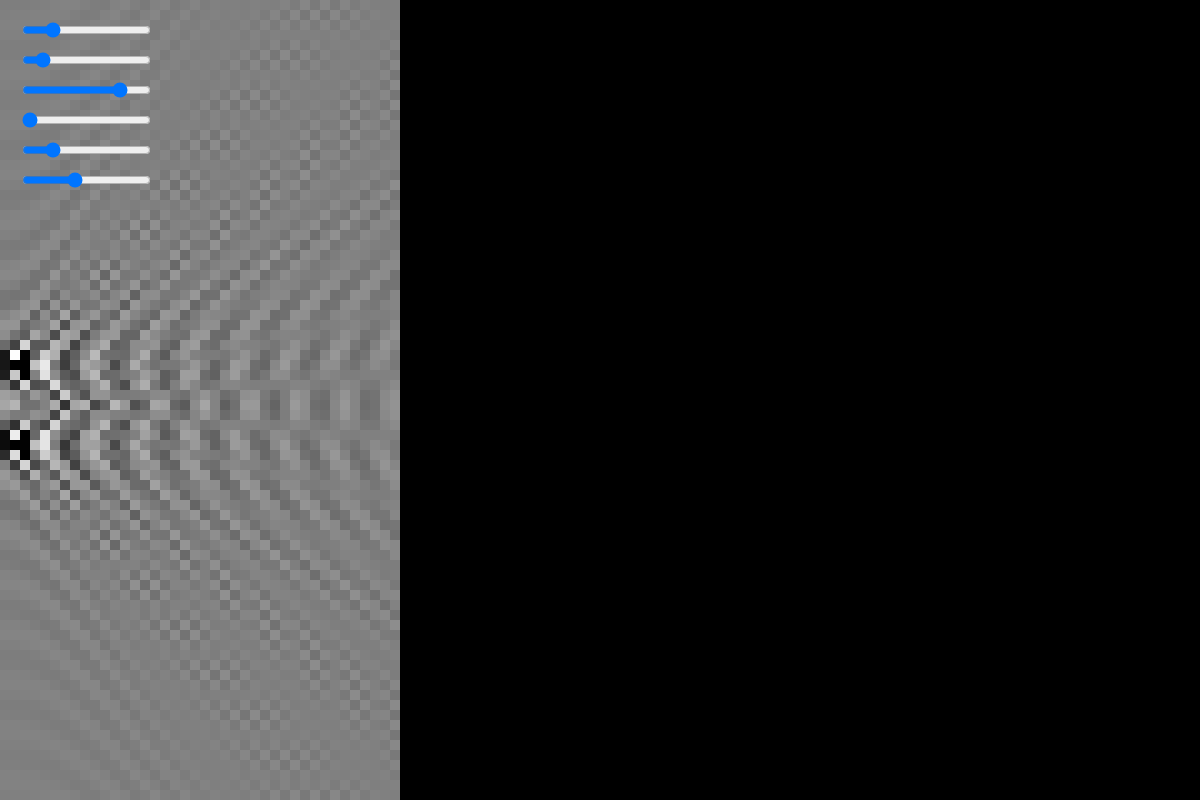
Frame 1 (no input)
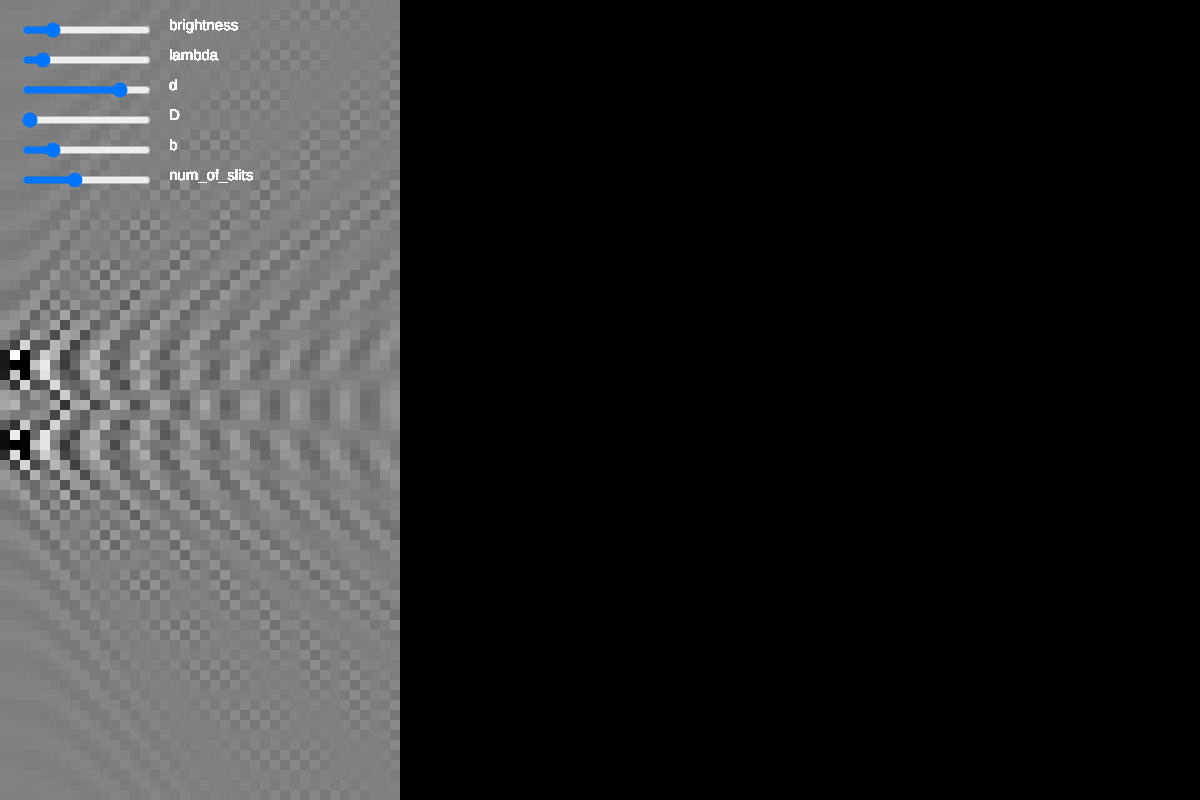
Frame 60 (no input)
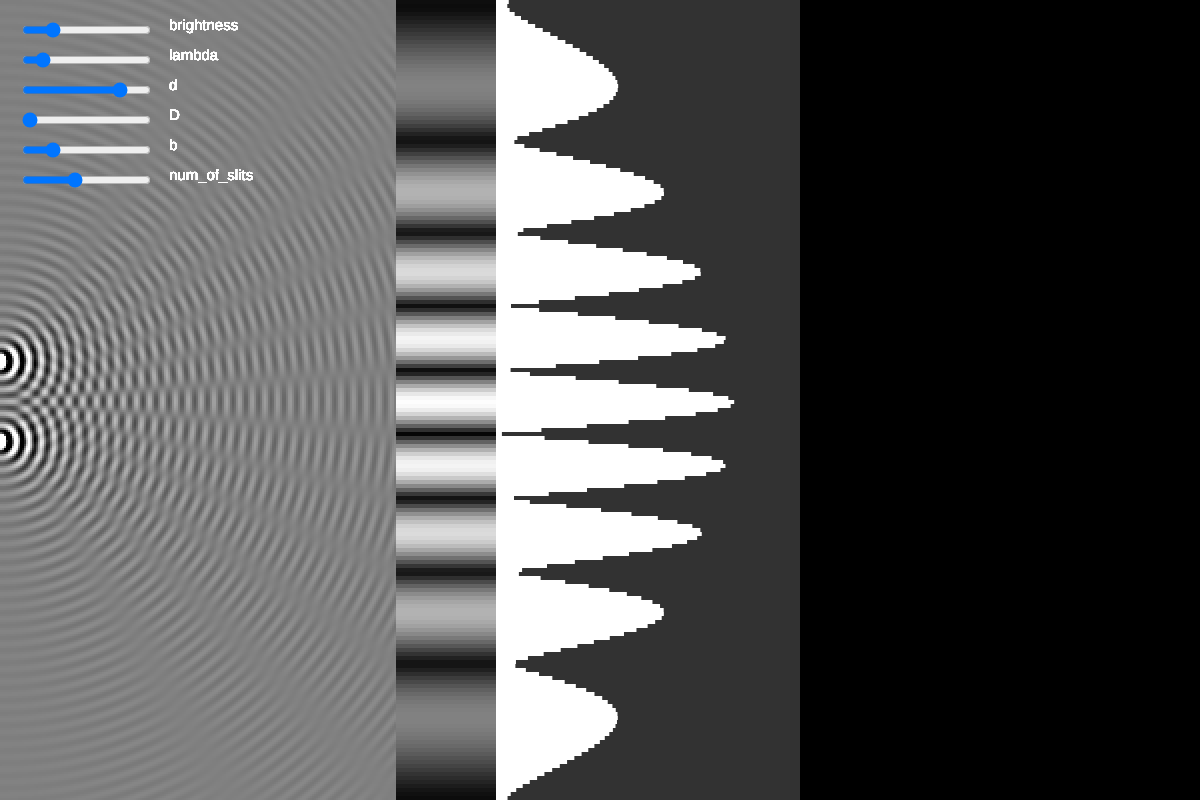
Frame 120 (the mouse pressed at the canvas centre since frame 60)

The p5.js sketch that drew these frames (run headless with seeded random() and noise() and a simulated clock; from frame 60 on, the mouse is pressed at the canvas centre):

// p5.js sketch
// ── sketch.js
let a, b, c, d, e;

let CANVAS_X = 400;
const CANVAS_Y = 800;
const SCREEN_WIDTH = 400;
let PIXEL_SIZE = 20;

let BRIGHTNESS = 255, wavelength;

const OFFSET = 128;

var canvas = [];
var canvasScreen = [];

let xV = 0;
let yV = CANVAS_Y / 2;

let sliders = [
    {
        "label": "brightness",
        "minVal": 0,
        "maxVal": 2000,
        "defVal": 400,
    },
    {
        "label": "lambda",
        "minVal": 1,
        "maxVal": 10,
        "defVal": 2,
    },
    {
        "label": "d",
        "minVal": 0,
        "maxVal": 100,
        "defVal": 80,
    },
    {
        "label": "D",
        "minVal": 20,
        "maxVal": 40,
        "defVal": 20,
    },
    {
        "label": "b",
        "minVal": 0,
        "maxVal": 50,
        "defVal": 10,
    },
    {
        "label": "num_of_slits",
        "minVal": 0,
        "maxVal": 5,
        "defVal": 2,
    },
];

function slidersInit() {
    for (let i = 0; i < sliders.length; i++) {
        let s = sliders[i];
        s.slider = createSlider(s.minVal, s.maxVal, s.defVal);
        s.slider.position(20, 20 + (30 * i));
        s.val = s.defVal;
    }
}

function slidersCheck() {
    for (let i = 0; i < sliders.length; i++) {
        let s = sliders[i];
        if (s.val !== s.slider.value()) {
            s.val = s.slider.value();
            return true;
        }
    }
    return false;
}
function slidersDraw() {
    fill(color(255,255,255))
    for (let i = 0; i < sliders.length; i++) {
        let s = sliders[i];
        text(s.label, s.slider.x * 2 + s.slider.width, s.slider.y + 10);
    }
}
function slidersGetVal(label) {
    for (let i = 0; i < sliders.length; i++) {
        if (sliders[i].label === label) {
            return sliders[i].slider.value();
        }
    }
}

function setup() {
    createCanvas(800 + SCREEN_WIDTH, CANVAS_Y);
    noStroke();
    textSize(15);

    slidersInit();
    background(0);
}

var start = true;
var timeSinceActivity = 0;
var lastUpdate = Date.now();
function draw() {
    var now = Date.now();
    var dt = now - lastUpdate;
    timeSinceActivity = dt;
    //console.log(timeSinceActivity)

    // draw sliders
    slidersDraw();

    // check if sliders changed
    if (slidersCheck() || start) {
        wavelength = slidersGetVal("lambda");
        BRIGHTNESS = slidersGetVal("brightness");
        CANVAS_X = slidersGetVal("D") * 20;
        PIXEL_SIZE = 10;
        start = false;
        simulateWaves();
        renderWaves();
        lastUpdate = Date.now();
        timeSinceActivity = 0;
    }
    if (timeSinceActivity > 1000 && PIXEL_SIZE !== 2) {
        PIXEL_SIZE = 2;
        simulateWaves();    // don't simulate screen
        renderWaves();
        PIXEL_SIZE = 4;
        simulateScreen();
        renderScreen();
        PIXEL_SIZE = 2;
    }
}

function simulateWaves() {
    // init canvas data
    for (let x = 0; x < CANVAS_X / PIXEL_SIZE; x++) {
        canvas[x] = [];
        for (let y = 0; y < CANVAS_Y / PIXEL_SIZE; y++) {
            canvas[x][y] = [0, 0, 0]
        }
    }
    simulate(0);
}

function simulateScreen() {
    // init canvas screen data
    for (let y = 0; y < CANVAS_Y / PIXEL_SIZE; y++) {
        canvasScreen[y] = [0, 0, 0];
    }
    for (let lambdaOffset = 0; lambdaOffset < 30; lambdaOffset++) {
        // init canvas data
        for (let x = 0; x < CANVAS_X / PIXEL_SIZE; x++) {
            canvas[x] = [];
            for (let y = 0; y < CANVAS_Y / PIXEL_SIZE; y++) {
                canvas[x][y] = [0, 0, 0]
            }
        }
        simulate(lambdaOffset / 30);
        for (let y = 0; y < CANVAS_Y / PIXEL_SIZE; y++) {
            let val = canvas[(CANVAS_X / PIXEL_SIZE) - 1][y];
            if (canvasScreen[y][0] < Math.abs(val[0])) {
                canvasScreen[y][0] = Math.abs(val[0]);
            }
            if (canvasScreen[y][1] < Math.abs(val[1])) {
                canvasScreen[y][1] = Math.abs(val[1]);
            }
            if (canvasScreen[y][2] < Math.abs(val[2])) {
                canvasScreen[y][2] = Math.abs(val[2]);
            }
        }
    }
}

function simulate(lambdaOffset) {
    // checks
    if (CANVAS_X % PIXEL_SIZE !== 0 || CANVAS_Y % PIXEL_SIZE !== 0) {
        alert("canvas size should be divisible by pixel size")
    }

    let slitWidth = slidersGetVal("b");
    let slitSpacing = slidersGetVal("d");
    let n = slidersGetVal("num_of_slits");

    for (let N = 0; N < n; N++) {
        for (let i = 0; i < slitWidth; i++) {
            simWave(xV, yV + ((n-1)*(slitSpacing/2)) + (slitWidth / 2) - (slitSpacing*N) - i, lambdaOffset);
        }
    }
}

function renderWaves() {
    fill(color(0,0,0));
    rect(0, 0, 800 + SCREEN_WIDTH, CANVAS_Y);
    for (let x = 0; x < CANVAS_X / PIXEL_SIZE; x++) {
        for (let y = 0; y < CANVAS_Y / PIXEL_SIZE; y++) {
            fill(
                color(
                    canvas[x][y][0] * BRIGHTNESS + OFFSET,
                    canvas[x][y][0] * BRIGHTNESS + OFFSET,
                    canvas[x][y][0] * BRIGHTNESS + OFFSET
                )
            );
            rect(x * PIXEL_SIZE, y * PIXEL_SIZE, PIXEL_SIZE, PIXEL_SIZE);
        }
    }
}

function renderScreen() {
    fill(color(50,50,50));
    rect(CANVAS_X, 0, SCREEN_WIDTH, CANVAS_Y);
    for (let y = 0; y < CANVAS_Y / PIXEL_SIZE; y++) {
        let x = (CANVAS_X / PIXEL_SIZE) - 1;
        var val = (canvasScreen[y][0]) * BRIGHTNESS;
        fill( color (255 * val * 0.05, 255 * val * 0.05, 255 * val * 0.05));
        rect(x * PIXEL_SIZE, y * PIXEL_SIZE, SCREEN_WIDTH / 4, PIXEL_SIZE);
        fill( color (255,255,255));
        rect(x * PIXEL_SIZE + SCREEN_WIDTH / 4, y * PIXEL_SIZE, SCREEN_WIDTH * Math.abs(val) * 0.03, PIXEL_SIZE);
    }
}

function simWave (cx, cy, offset) {
    // init canvas data
    for (let i = 0; i < CANVAS_X / PIXEL_SIZE; i++) {
        for (let j = 0; j < CANVAS_Y / PIXEL_SIZE; j++) {
            var x = i * PIXEL_SIZE;
            var y = j * PIXEL_SIZE;
            var distanceFromCenter = Math.sqrt(Math.pow((x - cx), 2) + Math.pow((y - cy), 2));
            var waveSine = Math.sin((offset * 3.142*2) + (distanceFromCenter / wavelength)) * 0.1;
            var waveAmplitude = Math.pow(distanceFromCenter, -1) * 10;
            addToCanvas(i,j, waveSine * waveAmplitude,  0, 0);
        }
    }
}

function addToCanvas (x, y, r, g, b) {
    let canvasColor = canvas[x][y];
    canvas[x][y] = [canvasColor[0] + r, canvasColor[1] + g, canvasColor[2] + b];
}
